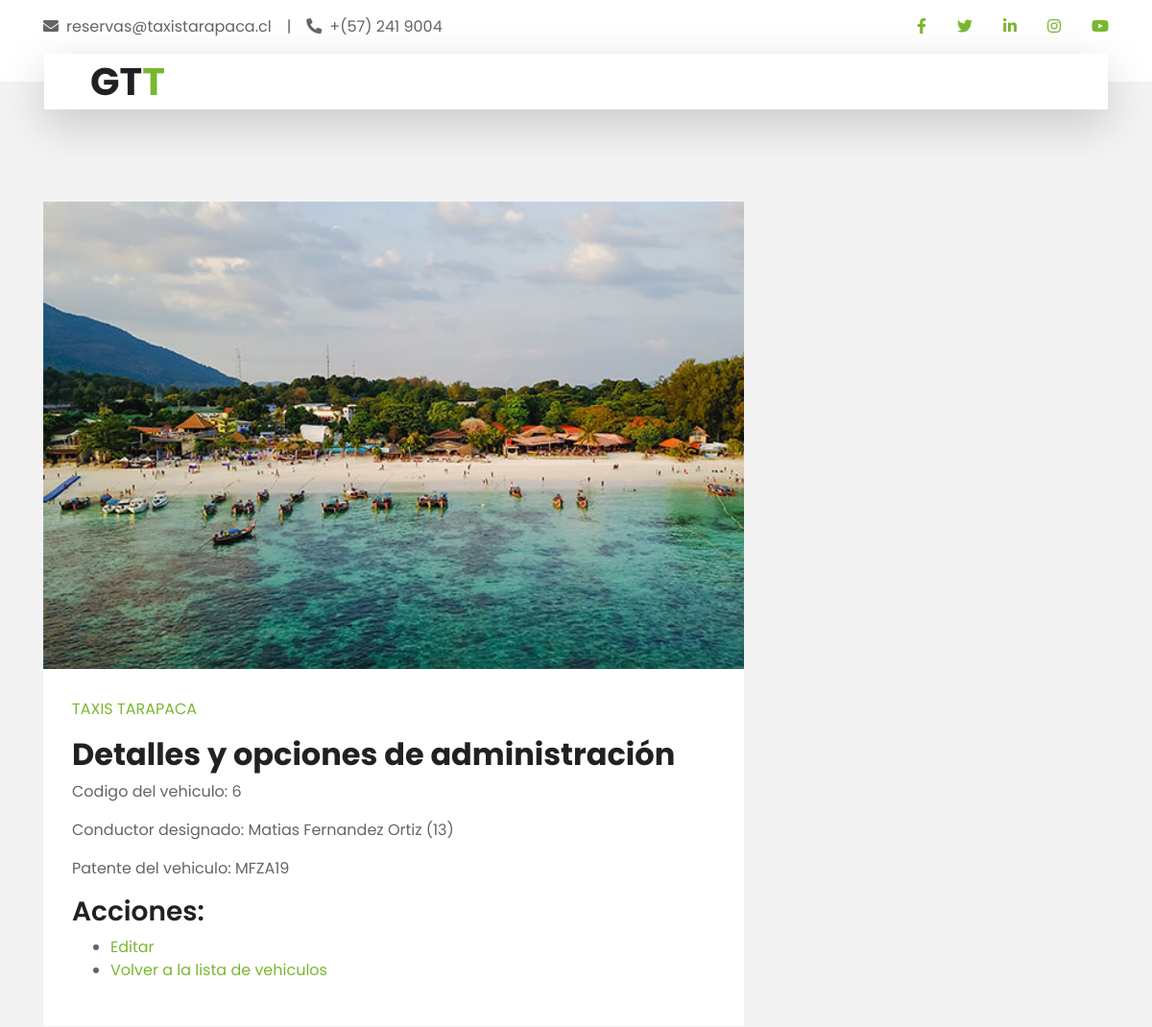
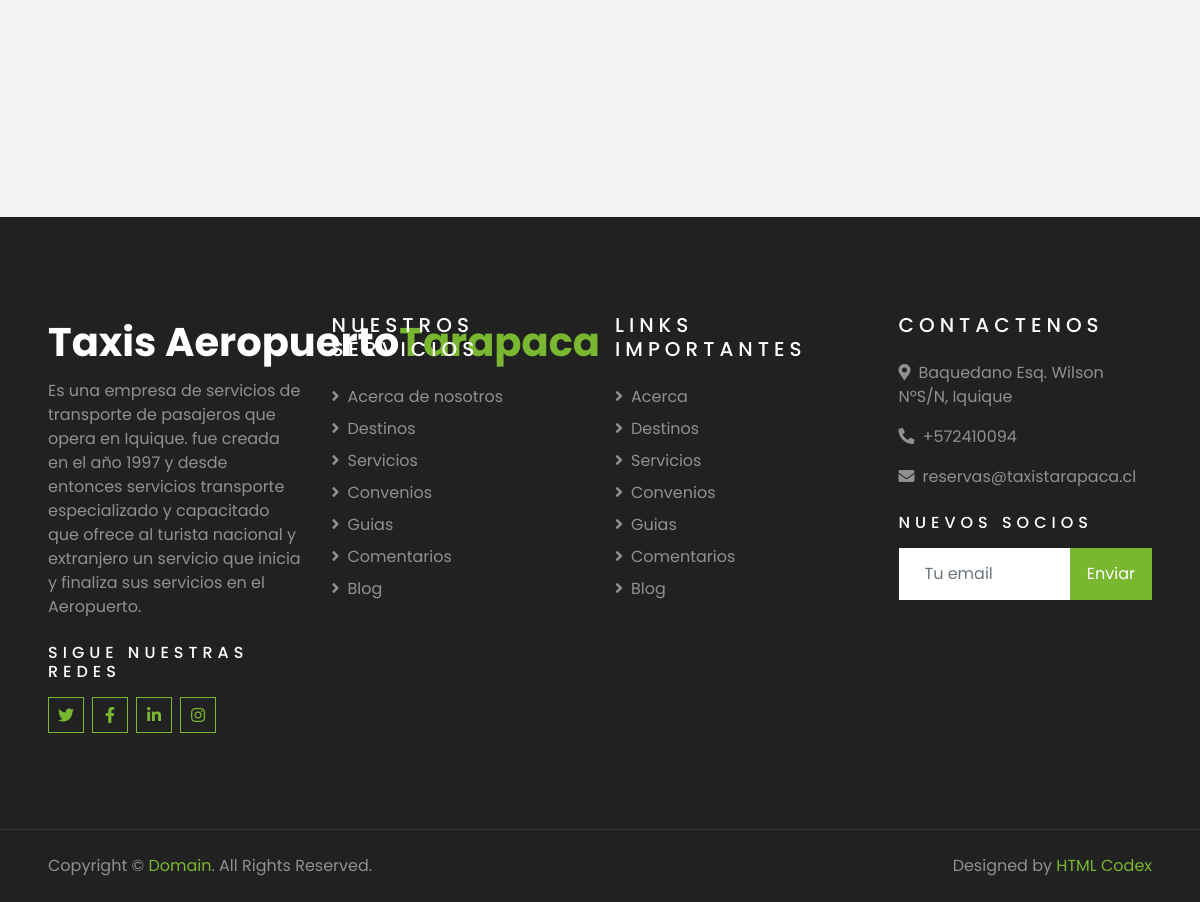
Page /es/scr_vveh/6/ (signed in) on the committed database (2 pictures, top to bottom).
### Gestion_viajes/models.py (models this page shows)
class Vehiculo(models.Model):
    id = models.AutoField(primary_key=True,unique=True)
    conductor = models.ForeignKey(Taxista,on_delete=models.SET_NULL,null=True,blank=True,default=None)
    patente = models.CharField(max_length=6,null=True,blank=True)
    estado = models.IntegerField(null=True,blank=True)
    deleted_at = models.DateTimeField(null=True,blank=True)
    created_at = models.DateTimeField(null=True,blank=True)

class Taxista(models.Model):
    id = models.AutoField(primary_key=True,unique=True)
    nombre = models.CharField(max_length=54,null=True,blank=True)
    apellido_p = models.CharField(max_length=54,null=True,blank=True)
    apellido_m = models.CharField(max_length=54,null=True,blank=True)
    genero = models.CharField(max_length=54,null=True,blank=True)
    secretaria_encargada = models.ForeignKey(Secretaria,on_delete=models.SET_NULL,null=True,blank=True,default=None)
    run = models.IntegerField(null=True,blank=True)
    dv = models.CharField(max_length=1,null=True,blank=True)
    estado = models.IntegerField(null=True,blank=True)
    deleted_at = models.DateTimeField(null=True,blank=True)
    created_at = models.DateTimeField(null=True,blank=True)
    def __str__(self):
        return self.nombre + ' ' + self.apellido_p + ' ' + self.apellido_m + ' ' + '(' + str(self.id) + ')'

### Gestion_viajes/views.py (the view)
# urls.py: path("scr_vveh/<int:id_vehiculo>/",views.scr_ver_datos_vehiculo,name='scr_ver_datos_vehiculo'),
def scr_ver_datos_vehiculo(request,id_vehiculo):
    usuario = request.session.get('user',None)
    if usuario is not None:
        vehiculo = Vehiculo.objects.get(id=id_vehiculo)
        context = {'vehiculo':vehiculo}
        return render(request,'Gestion_viajes/scr_ver_datos_vehiculo.html',context)
    else:
        return render(request,'Gestion_viajes/err_frb.html')

### Taxis_tarapaca/templates/Gestion_viajes/scr_ver_datos_vehiculo.html (shortened to what this page needs)
{% extends "secretarias_page.html" %}
{% load cms_tags %}
{% block content %}
    <div class="admin-taxista">
        <h2>Detalles y opciones de administración</h2>
        <p>Codigo del vehiculo: {{ vehiculo.id }}</p>
        <p>Conductor designado: {{ vehiculo.conductor }}</p>
        <p>Patente del vehiculo: {{ vehiculo.patente }}</p>
        <h3>Acciones:</h3>
        <ul>
            <li><a href="{% url 'scr_editar_vehiculo' id_vehiculo=vehiculo.id %}">Editar</a></li>
            <li><a href="{% url 'scr_buscar_vehiculos' %}">Volver a la lista de vehiculos</a></li>
        </ul>
    </div>
{% endblock content %}

### rows in the picture
Vehiculo: id "6", conductor "Matias Fernandez Ortiz (13)", patente "MFZA19"
